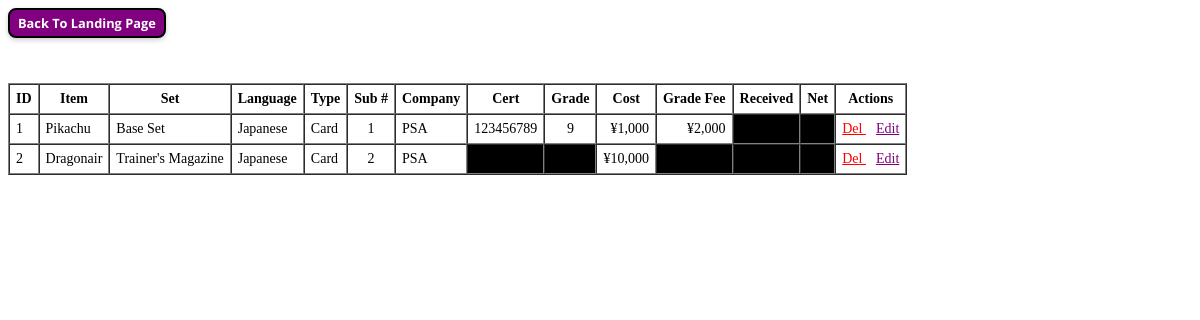
Screenshot of /submissions_view with the database file from the repository.
### src/models.py (models this page shows, shortened)
class ItemSubmission(Base):
    __tablename__ = 'item_submission'
    id: Mapped[int] = mapped_column(primary_key=True)
    item_id: Mapped[int] = mapped_column(ForeignKey('items.id'), index=True)
    submission_number: Mapped[int] = mapped_column(Integer)
    submission_company: Mapped[int] = mapped_column(Integer)
    grading_fee: NullableInt = NullableIntColumn()
    grade: NullableInt = NullableIntColumn()
    cert: NullableInt = NullableIntColumn()
    is_cracked: Mapped[bool] = mapped_column(Boolean)
    original_item: Mapped[Item] = relationship(
        back_populates='submissions'
    )

class Item(Base):
    __tablename__ = 'items'
    id: Mapped[int] = mapped_column(primary_key=True)
    name: Mapped[str] = mapped_column(String)
    set_name: Mapped[str] = mapped_column(String)
    category: Mapped[int] = mapped_column(Integer)
    language: Mapped[int] = mapped_column(Integer)
    qualifiers: Mapped[list[Qualifier]] = mapped_column(EnumList(Qualifier))
    details: Mapped[str | None] = mapped_column(String, nullable=True)
    purchase_date: Mapped[date] = mapped_column(Date)
    purchase_price: Mapped[int] = mapped_column(Integer)
    status: Mapped[int] = mapped_column(Integer)
    intent: Mapped[int] = mapped_column(Integer)
    import_fee: Mapped[int] = mapped_column(Integer)
    grading_company: Mapped[int] = mapped_column(Integer)
    purchase_cert: NullableInt = NullableIntColumn()
    purchase_grade: NullableFloat = NullableFloatColumn()
    list_price: NullableFloat = NullableFloatColumn()
    list_type: Mapped[int] = mapped_column(Integer)
    list_date: NullableDate = NullableDateColumn()
    sale_total: NullableFloat = NullableFloatColumn()
    sale_date: NullableDate = NullableDateColumn()
    shipping: NullableFloat = NullableFloatColumn()
    sale_fee: NullableFloat = NullableFloatColumn()
    usd_to_jpy_rate: NullableFloat = NullableFloatColumn()
    group_discount: Mapped[bool] = mapped_column(Boolean)
    object_variant: Mapped[int] = mapped_column(Integer)
    audit_target: Mapped[bool] = mapped_column(Boolean)
    submissions: Mapped[list['ItemSubmission']] = relationship(
        back_populates='original_item',
        cascade='all, delete-orphan'
    )
    @hybrid_property
    def total_grading_fees(self) -> int:
        return sum(sub.grading_fee for sub in self.submissions if sub.grading_fee is not None)
    @hybrid_property
    def total_cost(self) -> int:
        return self.purchase_price + self.total_grading_fees + self.import_fee
    @hybrid_property
    def grade(self) -> int | None:
        '''
        If a submission exists then take the newest grade from there (unless cracked), otherwise
        check if a purchase_grade exists (meaning the card was bought already graded)
        '''
        latest_submission = max(
            self.submissions,
            key=lambda s: s.submission_number,
            default=None
        )
        if latest_submission is not None and not latest_submission.is_cracked:
            return latest_submission.grade
        else:
            return self.purchase_grade
    @hybrid_property
    def cert(self) -> int | None:
        '''
        If a submission exists then take the newest cert from there (unless cracked), otherwise
        check if a purchase_cert exists (meaning the card was bought already graded)
        '''
        latest_submission = max(
            self.submissions,
            key=lambda s: s.submission_number,
            default=None
        )
        if latest_submission is not None and not latest_submission.is_cracked:
            return latest_submission.cert
        else:
            return self.purchase_cert
    @hybrid_property
    def total_fees(self) -> float | None:
        if self.shipping is None or self.sale_fee is None:
            return None
        else:
            return round(self.shipping + self.sale_fee, 2)
    @hybrid_property
    def return_usd(self) -> float | None:
        if self.sale_total is None or self.total_fees is None:
            return None
        else:
            return round(self.sale_total - self.total_fees, 2)
    @hybrid_property
    def return_jpy(self) -> int | None:
        if self.return_usd is None or self.usd_to_jpy_rate is None:
            return None
        else:
            return round(self.return_usd * self.usd_to_jpy_rate)
    @hybrid_property
    def net_jpy(self) -> int | None:
        if self.return_jpy is None:
            return None
        else:
            return round(self.return_jpy - self.total_cost)
    @hybrid_property
    def net_percent(self) -> float | None:
        if self.net_jpy is None:
            return None
        elif self.total_cost == 0:
            return 0.
        else:
            return round(100 * self.net_jpy / self.total_cost, 2)

### src/routers.py (the view)
@router.get('/submissions_view', response_class=HTMLResponse)
def view_submissions(
        request: Request,
        db: Session = Depends(get_db),
        show_limit: int = 20,
) -> Response:
    submissions = get_newest_submissions(db, skip=0, limit=show_limit)
    display_submissions = [sub.to_display() for sub in submissions]
    return templates.TemplateResponse(
        'submissions_view.html',
        {
            'request': request,
            'submissions': display_submissions,
        },
    )

### templates/submissions_view.html (shortened to what this page needs)
<!DOCTYPE html>
<html>
<head>
  <link href="/static/css/styles.css" rel="stylesheet">
</head>
<body>
<a href="/" class="btn btn-purple btn-small margin-bottom-20 inline">Back To Landing Page</a>
<div style="margin-top: 25px; font-size: 14px;">
  <table border="1" cellpadding="6" cellspacing="0">
    <thead>
      <tr>
        <th>ID</th>
        <th>Item</th>
        <th>Set</th>
        <th>Language</th>
        <th>Type</th>
        <th>Sub #</th>
        <th>Company</th>
        <th>Cert</th>
        <th>Grade</th>
        <th>Cost</th>
        <th>Grade Fee</th>
        <th>Received</th>
        <th>Net</th>
        <th>Actions</th>
      </tr>
    </thead>
    <tbody>
      {% for submission in submissions %}
        {% set cost = submission.purchase_price + submission.import_fee %}
        {% set net = submission.return_jpy - cost if submission.return_jpy is not none else none %}
        <tr class="">
          <td>{{ submission.item_id }}</td>
          <td>{{ submission.name }}</td>
          <td>{{ submission.set_name }}</td>
          <td>{{ submission.language }}</td>
          <td>{{ submission.category }}</td>
          <td class="centre-aligned">{{ submission.submission_number }}</td>
          <td>{{ submission.submission_company }}</td>
          <td class="centre-aligned {{ 'faint' if submission.grade is none else '' }}">{{ submission.cert }}</td>
          <td class="centre-aligned {{ 'faint' if submission.grade is none else '' }}">
              {% if submission.grade is none %}
                ''
              {% elif submission.grade == submission.grade|int %}
                {{ submission.grade|int }}
              {% else %}
                {{ submission.grade }}
              {% endif %}
          </td>
          <td class="right-aligned">{{ '¥' ~ '{:,.0f}'.format(cost) }}</td>
          <td class="right-aligned {{ 'faint' if submission.grading_fee is none else '' }}">
            {{ '' if submission.grading_fee is none else '¥' ~ '{:,.0f}'.format(submission.grading_fee) }}
          </td>
          <td class="right-aligned {{ 'faint' if submission.return_jpy is none else '' }}">
          </td>
          <td class="right-aligned
                    {% if net is none %}
                      faint
                    {% elif net > 0 %}
                      green
                    {% endif %}">
          </td>
          <td>
            <a href="/submissions_delete/{{ submission.id }}"
                    onclick="return confirm('Are you sure you want to delete this submission?')"
                    style="color: red; margin-right: 10px;">
              Del
            </a>
            <a href="/submissions_edit/{{ submission.id }}" style="color: purple;">
              Edit
            </a>
          </td>
        </tr>
      {% endfor %}
    </tbody>
  </table>
</div>
</body>
</html>

### static/css/styles.css (style rules this page uses)
.btn { display: inline-flex; border: 2px solid black; border-radius: 8px; color: white; font-weight: bold; font-family: 'Open Sans', sans-serif; cursor: pointer; padding: 0.5rem 1rem; transition: background-color 0.3s ease; text-align: center; text-decoration: none; user-select: none; box-shadow: 0 2px 5px rgba(0,0,0,0.2); }
.btn-purple { background-color: #800080; }
.btn-small { font-size: 0.8rem; padding: 0.25rem 0.5rem; }
.margin-bottom-20 { margin-bottom: 20px; }
.inline { display: inline-block; }
.faint { background-color: black; }
.right-aligned { text-align: right; }
.centre-aligned { text-align: center; }

### rows the page displays
ItemSubmission: item_id "1", name "Pikachu", set_name "Base Set", language "Japanese", category "Card", submission_number "1", submission_company "PSA", cert "123456789", grade "9", value "¥1,000", grading_fee "¥2,000"
Item: item_id "2", name "Dragonair", set_name "Trainer's Magazine", language "Japanese", category "Card", submission_number "2", submission_company "PSA", value "¥10,000"
